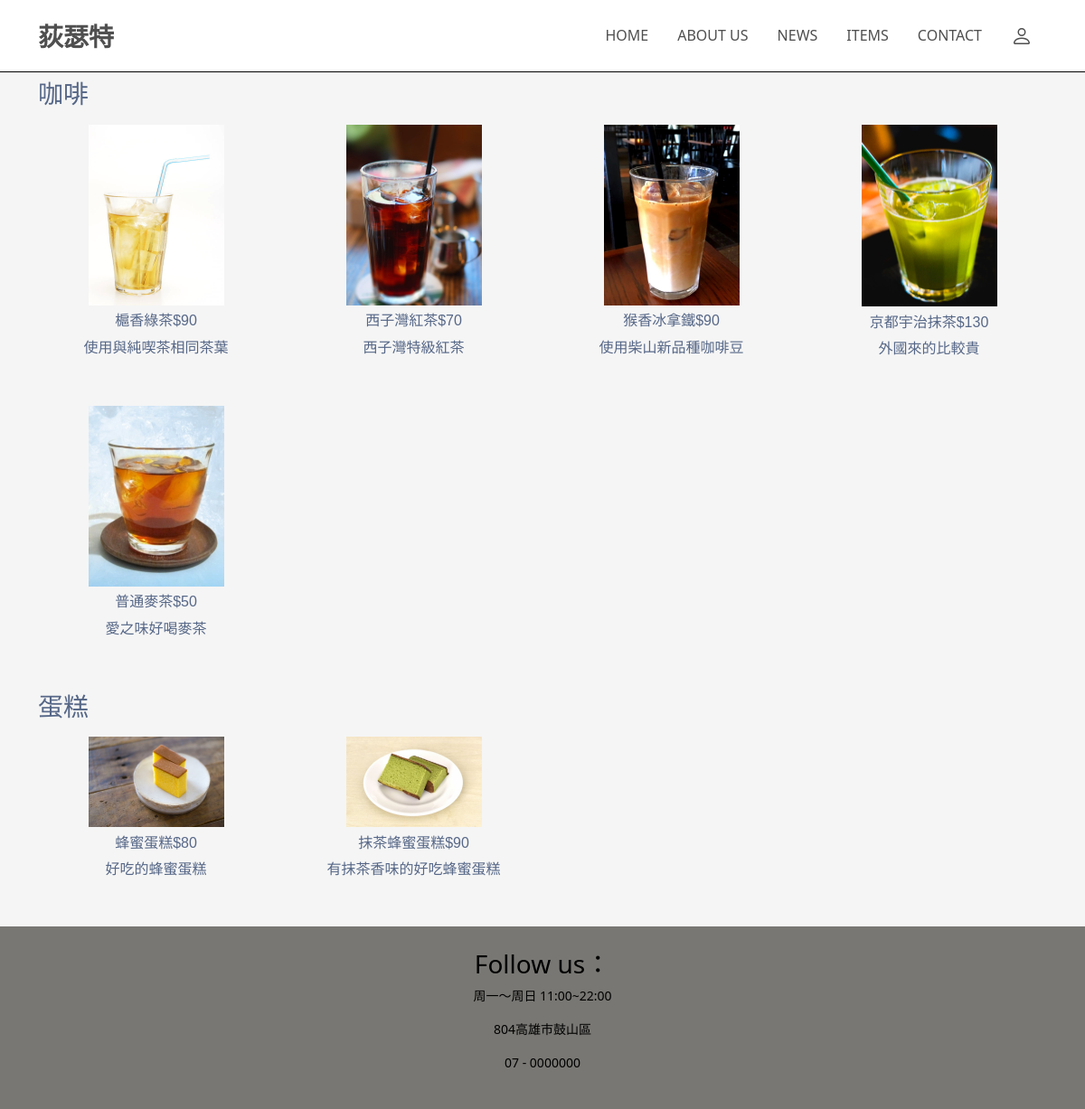
The page /items.php on the database its author committed.
### tables this page shows
CREATE TABLE `category` (
  `cId` int(11) NOT NULL,
  `cName` varchar(30) NOT NULL
);

CREATE TABLE `product` (
  `pNo` int(11) NOT NULL,
  `pName` varchar(30) NOT NULL,
  `price` int(11) NOT NULL,
  `pIntro` varchar(200) DEFAULT NULL,
  `delivery` int(11) DEFAULT NULL,
  `picture` varchar(200) DEFAULT NULL,
  `cId` int(11) NOT NULL
);

### items.php (the view, shortened to what this page needs)
<!DOCTYPE html>
<html>
<head>
    <link rel="stylesheet" href="general.css">
    <link href="https://cdn.jsdelivr.net/npm/bootstrap@5.0.0-beta1/dist/css/bootstrap.min.css" rel="stylesheet">
</head>
<body>
    <?php
    include("connMysql.php");
    $sql = "SELECT * FROM  `category`";
    $sql2 = "SELECT * FROM `product`";
    $result = mysqli_query($db_link, $sql);
    $result2 = mysqli_query($db_link, $sql2);
    include_once("header.php");
    ?>
    <main>
    <div class="container">
            <?php while ($category = mysqli_fetch_array($result)) { ?>
                <div class="row category">
                    <h3><?= $category['cName']; ?></h3>
                </div>
                <div class="row">
                    <?php
                    $result2->data_seek(0);
                    while ($item = mysqli_fetch_array($result2)) {
                        if ($category['cId'] == $item['cId']) {
                    ?>
                            <div class="col-sm-6 col-md-4 col-xl-3 center" style="margin-bottom:3%;">
                                <img src="assets/<?= $item['picture']; ?> "></img>
                                <div class="d-flex justify-content-center " style="margin-top:3%;">
                                    <h6> <?= $item['pName']; ?> </h6>
                                    <h6> $<?= $item['price']; ?> </h6>
                                </div>
                                <p> <?= $item['pIntro']; ?> </p>
                            </div>
                    <?php
                        }
                    }
                    ?>
                </div>
            <?php } ?>
        </div>
    </main>
    <?php include("footer.php"); ?>
</body>
</html>

### header.php (shortened to what this page needs)
<nav class=" d-flex align-items-center">
  <div class=" container ">
    <div class="row d-flex align-items-center  ">
      <div class="col-lg-2  d-flex align-items-center ">
        <h3 style="margin-top:10px;  font-weight:bold;">荻瑟特</h3>
      </div>
      <div class="col-lg-10 d-flex align-items-center justify-content-end">
        <ul class="nav justify-content-end">
          <li class="nav-item">
            <a class="nav-link" href="index.php">HOME</a>
          </li>
          <li class="nav-item">
            <a class="nav-link" href="about.php">ABOUT US</a>
          </li>
          <li class="nav-item">
            <a class="nav-link" href="news.php">NEWS</a>
          </li>
          <li class="nav-item">
            <a class="nav-link" href=<?php echo (isset($_SESSION['id'])) ? ( "itemsBuy.php" ) : ( "items.php" ); ?>>ITEMS</a>
          </li>
          <li class="nav-item">
            <a class="nav-link" href="contact.php">CONTACT</a>
          </li>
          <li class="nav-item">
            <a class="nav-link " href=<?php echo (isset($_SESSION['id'])) ? ( "member.php" ) : ( "login.php" ); ?> >
            </a>
          </li>
        </ul>
      </div>
    </div>
  </div>
</nav>

### footer.php (shortened to what this page needs)
<footer>
    <div class="footerinfo">
        <h3>Follow us：</h3>
        <p>周一〜周日 11:00~22:00 </p>
        <p>804高雄市鼓山區</p>
        <p>07 - 0000000</p>
    </div>
</footer>

### general.css (style rules this page uses)
main { background: #fbfbf3; margin: 0px; color: #566787; background: #f5f5f5; font-family: 'Varela Round', sans-serif; }
.center { text-align: center; }

### header.php (style rules this page uses)
nav { height: 80px; border-bottom: 1px solid black; color: #4f4f4f; }
.nav-link { color: #4f4f4f; }

### footer.php (style rules this page uses)
footer { background:#787773 ; width:100%; height:auto; display: flex; padding:25px 0px; justify-content: center; flex-flow:wrap; }
footer>.footerinfo { flex:none; text-align: center; color:black; width:100%; height:0%; font-size:14px; }

### items.php (style rules this page uses)
img { width: 150px; }
.category { padding: 8px 0px; }

### rows shown on the page
category: cName "咖啡"
product: picture (picture), pName "槴香綠茶", price "90", pIntro "使用與純喫茶相同茶葉"
product: picture (picture), pName "西子灣紅茶", price "70", pIntro "西子灣特級紅茶"
product: picture (picture), pName "猴香冰拿鐵", price "90", pIntro "使用柴山新品種咖啡豆"
product: picture (picture), pName "京都宇治抹茶", price "130", pIntro "外國來的比較貴"
product: picture (picture), pName "普通麥茶", price "50", pIntro "愛之味好喝麥茶"
category: cName "蛋糕"
product: picture (picture), pName "蜂蜜蛋糕", price "80", pIntro "好吃的蜂蜜蛋糕"
product: picture (picture), pName "抹茶蜂蜜蛋糕", price "90", pIntro "有抹茶香味的好吃蜂蜜蛋糕"
